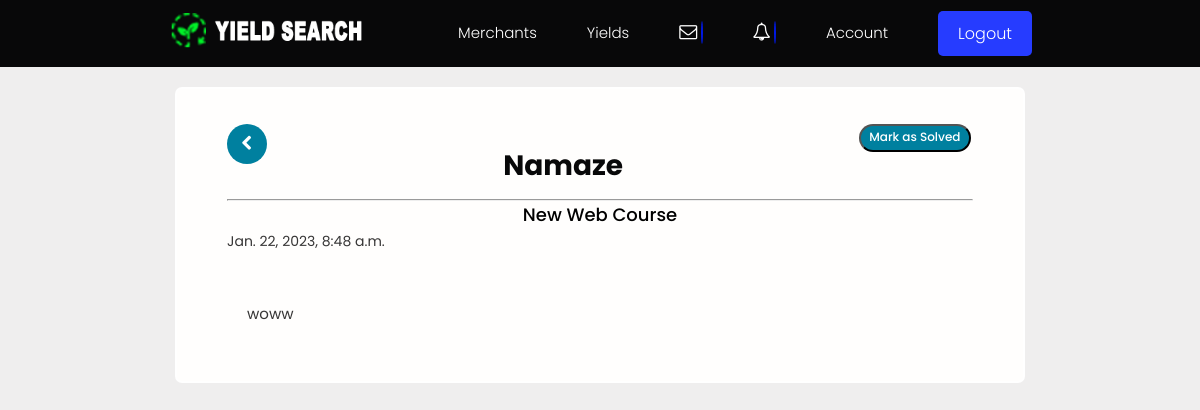
Page /feedback/inquiry/8b1cc8dd6bb44a5d96d4d5017185e0f9/ (signed in) on the committed database.
### users/models.py (models this page shows, shortened)
class Inquiry(models.Model):
    STATUS = (
        ('Solved', 'Solved'),
        ('Unsolved', 'Not Solved'),
    )
    sender = models.ForeignKey(
        Profile, on_delete=models.SET_NULL, null=True, blank=True)
    name = models.CharField(max_length=200, null=True, blank=True)
    email = models.EmailField(max_length=200, null=True, blank=True)
    subject = models.CharField(max_length=200, null=True, blank=True)
    body = models.TextField()
    reply = models.TextField(null=True)
    attachment = models.ImageField(
        null=True, blank=True, upload_to='Inquiry/')
    is_read = models.BooleanField(default=False, null=True)
    status = models.CharField(max_length=200, choices=STATUS, default="Unsolved", null=True)
    created = models.DateTimeField(auto_now_add=True)
    id = models.UUIDField(default=uuid.uuid4, unique=True,
                          primary_key=True, editable=False)
    class Meta:
        ordering = ['is_read', '-status', '-created']

### users/views.py (the view)
# urls.py: path('feedback/inquiry/<str:pk>/', views.viewInquiry, name="inquiry"),
@login_required(login_url='login')
def viewInquiry(request, pk):
    if not request.user.is_staff:
        return redirect('/')
    inquiry = Inquiry.objects.get(id=pk)
    if inquiry.is_read == False:
        inquiry.is_read = True
        inquiry.save()
    context = {'inquiry': inquiry}
    return render(request, 'users/inquiry.html', context)

### users/templates/users/inquiry.html (shortened to what this page needs)
{% extends 'main.html' %}
{% load static %}
{% block content %}
<main class="messagePage my-xl">
  <div class="content-box">
    <div class="message">
      <a class="backButton" style="float:left;" href="{% url 'feedback' %}"><i class="fa icon-chevron-left"></i></a>
      {% if inquiry.status == 'Unsolved' %}
       <button class="tag tag--pill tag--main" style="float:right;" onclick ="return confirm('Is it done?')">
        <a href="{% url 'markSolved' inquiry.id %}" style="color:#fff;"><small>Mark as Solved</small></a>
      </button>
      {% else %}
       <button class="tag tag--pill tag--main" style="float:right;">
       <small>{{inquiry.status}}</small>
      </button>
      {% endif %}
      <h2 class="message__subject" style="text-align:center;">{{inquiry.name}}</h2>
      <hr>
      <h3 class="message__author" style="color:#000; text-align:center;">{{inquiry.subject}}</h3>
        <p class="message__date">{{inquiry.created}}</p>
        <div class="message__body" >{{inquiry.body|linebreaksbr}}</div>
    </div>
  </div>
</main>
{% endblock content %}

### static/styles/app.css (style rules this page uses)
:root { --color-sub: #080809; }
.content-box { width: 95%; max-width: 85rem; margin: 0 auto; }
.tag { padding: 0.2rem 0.8rem; }
.message { padding: 2.5rem 0; }
.message > a { display: flex; gap: 1rem; }
.message__author, .message__date { flex-basis: 25%; }
.message__subject { flex-basis: 50%; }
.message__date { text-align: right; }
.messagePage .message { list-style: none; background: var(--color-white); padding: 3.5rem 5rem; border: 2px solid var(--color-light); border-radius: 0.7rem; }
.messagePage .message__subject { font-size: 2.8rem; color: var(--color-sub); margin-bottom: 1rem; margin-top: 2rem; }
.messagePage .message__author { font-size: 1.8rem; font-weight: 500; }
.messagePage .message__date { font-size: 1.4rem; font-weight: 400; text-align: left; margin-bottom: 3rem; }
.backButton { background: var(--color-main-light); color: var(--color-main); width: 4rem; height: 4rem; display: flex; align-items: center; justify-content: center; border-radius: 50%; }
.backButton i { font-size: 1.8rem; }

### static/styles/main.css (style rules this page uses)
body { font-size: 1.5rem; }
p, span, strong { font-size: 1.6rem; color: var(--color-text); font-weight: var(--font-regular); }
:root { --color-text: #373636; --color-success: #000; --color-sub-light:#0018e3; }
.my-xl { margin: 2rem auto; }
.backButton { background: var(--color-main-light); color: var(--color-main); display:inline-flex; align-items: center; justify-content: center; border-radius: 50%; }
.backButton i { font-size: 1.6rem; }
.message__body { text-align: justify; line-height: 1.6; padding: 2rem; }
.icon, .fa { font-size: 1.8rem; }

### static/uikit/styles/modules/_variables.css (style rules this page uses)
:root { --color-main: #fff; --color-main-light: #00809f; --color-sub: #3f4156; --color-sub-light: #434eab; --color-sub-lighter: #ededfd; --color-text: #737373; --color-gray: #8b8b8b; --color-light: #fff; --color-light-gray: #767676; --color-bg: #efeeee; --color-white: #fffefd; --color-white-light: #f3f3f3; --color-success: #359e64; --color-success-bg: #def8e8; --color-error: #fc4b0b; --color-error-bg: #fff2ee; --font-base: "Poppins", arial, helvetica, "Segoe UI", roboto, ubuntu, sans-serif; --font-monospace: "Fira Code", "Courier New", courier, monospace; --font-regular: 300; --font-medium: 500; --font-bold: 700; --generic-shadow: 1px 1px 5px #00000010; --generic-transition: all 0.3s ease-in-out; }

### static/uikit/styles/modules/_base.css (style rules this page uses)
* { margin: 0; padding: 0; box-sizing: border-box; text-rendering: optimizeLegibility; color: inherit; font-size: inherit; }
html { font-size: 50%; }
@media only screen and (min-width: 480px) { html { font-size: 56.25%; } }
@media only screen and (min-width: 1200px) { html { font-size: 62.5%; } }
body { line-height: 1.6; font-weight: 400; font-size: 1.5rem; color: var(--color-text); background-color: var(--color-bg); min-height: 100vh; }

### static/uikit/styles/modules/_typography.css (style rules this page uses)
* { font-family: var(--font-base); }
h2 { font-size: 3.6rem; font-weight: var(--font-bold); }
h3 { font-size: 3.2rem; font-weight: var(--font-medium); }
p, span, strong { font-size: 1.6rem; color: var(--color-text); font-weight: var(--font-regular); }
a { padding-bottom: 2px; text-decoration: none; display: inline-block; color: rgb(13, 9, 121); font-weight: var(--font-medium); }

### static/uikit/styles/modules/_utilities.css (style rules this page uses)
.my-xl { margin: 8rem auto; }

### static/uikit/styles/modules/_tag.css (style rules this page uses)
.tag { display: inline-flex; align-items: center; background-color: var(--color-sub); height: -webkit-fit-content; height: -moz-fit-content; height: fit-content; width: -webkit-fit-content; width: -moz-fit-content; width: fit-content; border-radius: 0.5rem; padding: 0.5rem 1.5rem; font-size: 1.2rem; cursor: pointer; }
.tag:not(:last-child) { margin-right: 0.25rem; margin-bottom: 0.75rem; }
.tag--pill { border-radius: 5rem; }
.tag--main, .tag--main > small { background: var(--color-main-light); color: var(--color-main); font-weight: 500; }

### rows in the picture
Inquiry: name "Namaze", subject "New Web Course", created "Jan. 22, 2023, 8:48 a.m.", body "woww"
